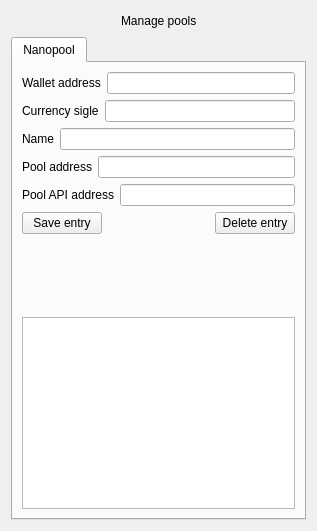
<?xml version="1.0" encoding="UTF-8"?>
<ui version="4.0">
 <class>ManagePools</class>
 <widget class="QWidget" name="ManagePools">
  <property name="geometry">
   <rect>
    <x>0</x>
    <y>0</y>
    <width>317</width>
    <height>531</height>
   </rect>
  </property>
  <property name="windowTitle">
   <string>Manage pools</string>
  </property>
  <layout class="QVBoxLayout" name="verticalLayout_3">
   <item>
    <layout class="QHBoxLayout" name="horizontalLayout_2">
     <item>
      <spacer name="horizontalSpacer">
       <property name="orientation">
        <enum>Qt::Horizontal</enum>
       </property>
       <property name="sizeHint" stdset="0">
        <size>
         <width>40</width>
         <height>20</height>
        </size>
       </property>
      </spacer>
     </item>
     <item>
      <widget class="QLabel" name="lb_pool">
       <property name="text">
        <string>Manage pools</string>
       </property>
      </widget>
     </item>
     <item>
      <spacer name="horizontalSpacer_2">
       <property name="orientation">
        <enum>Qt::Horizontal</enum>
       </property>
       <property name="sizeHint" stdset="0">
        <size>
         <width>40</width>
         <height>20</height>
        </size>
       </property>
      </spacer>
     </item>
    </layout>
   </item>
   <item>
    <widget class="QTabWidget" name="tabWidget">
     <property name="currentIndex">
      <number>0</number>
     </property>
     <widget class="QWidget" name="nanopool">
      <attribute name="title">
       <string>Nanopool</string>
      </attribute>
      <layout class="QVBoxLayout" name="verticalLayout_2">
       <item>
        <layout class="QVBoxLayout" name="verticalLayout">
         <item>
          <layout class="QHBoxLayout" name="horizontalLayout_3">
           <item>
            <widget class="QLabel" name="label_3">
             <property name="text">
              <string>Wallet address</string>
             </property>
            </widget>
           </item>
           <item>
            <widget class="QLineEdit" name="edit_nanopool_wallet"/>
           </item>
          </layout>
         </item>
         <item>
          <layout class="QHBoxLayout" name="horizontalLayout_4">
           <item>
            <widget class="QLabel" name="label_5">
             <property name="text">
              <string>Currency sigle</string>
             </property>
            </widget>
           </item>
           <item>
            <widget class="QLineEdit" name="edit_nanopool_currency"/>
           </item>
          </layout>
         </item>
         <item>
          <layout class="QHBoxLayout" name="horizontalLayout">
           <item>
            <widget class="QLabel" name="label_4">
             <property name="text">
              <string>Name</string>
             </property>
            </widget>
           </item>
           <item>
            <widget class="QLineEdit" name="edit_nanopool_name"/>
           </item>
          </layout>
         </item>
         <item>
          <layout class="QHBoxLayout" name="horizontalLayout_5">
           <item>
            <widget class="QLabel" name="label">
             <property name="text">
              <string>Pool address</string>
             </property>
            </widget>
           </item>
           <item>
            <widget class="QLineEdit" name="edit_nanopool_addr"/>
           </item>
          </layout>
         </item>
         <item>
          <layout class="QHBoxLayout" name="horizontalLayout_6">
           <item>
            <widget class="QLabel" name="label_2">
             <property name="text">
              <string>Pool API address</string>
             </property>
            </widget>
           </item>
           <item>
            <widget class="QLineEdit" name="edit_nanopool_api"/>
           </item>
          </layout>
         </item>
         <item>
          <layout class="QHBoxLayout" name="horizontalLayout_7">
           <item>
            <widget class="QPushButton" name="btn_nanopool_save">
             <property name="text">
              <string>Save entry</string>
             </property>
            </widget>
           </item>
           <item>
            <spacer name="horizontalSpacer_3">
             <property name="orientation">
              <enum>Qt::Horizontal</enum>
             </property>
             <property name="sizeHint" stdset="0">
              <size>
               <width>40</width>
               <height>20</height>
              </size>
             </property>
            </spacer>
           </item>
           <item>
            <widget class="QPushButton" name="btn_nanopool_delete">
             <property name="enabled">
              <bool>true</bool>
             </property>
             <property name="text">
              <string>Delete entry</string>
             </property>
            </widget>
           </item>
          </layout>
         </item>
        </layout>
       </item>
       <item>
        <spacer name="verticalSpacer">
         <property name="orientation">
          <enum>Qt::Vertical</enum>
         </property>
         <property name="sizeHint" stdset="0">
          <size>
           <width>20</width>
           <height>67</height>
          </size>
         </property>
        </spacer>
       </item>
       <item>
        <widget class="QListWidget" name="list_nanopool"/>
       </item>
      </layout>
     </widget>
    </widget>
   </item>
  </layout>
 </widget>
 <resources/>
 <connections/>
</ui>
